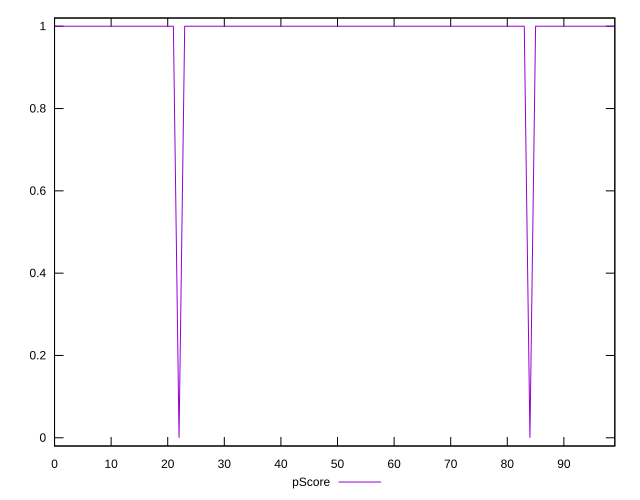

Recreate this plot in gnuplot.
reset

$pScore <<EOF
0 1
1 1
2 1
3 1
4 1
5 1
6 1
7 1
8 1
9 1
10 1
11 1
12 1
13 1
14 1
15 1
16 1
17 1
18 1
19 1
20 1
21 1
22 0
23 1
24 1
25 1
26 1
27 1
28 1
29 1
30 1
31 1
32 1
33 1
34 1
35 1
36 1
37 1
38 1
39 1
40 1
41 1
42 1
43 1
44 1
45 1
46 1
47 1
48 1
49 1
50 1
51 1
52 1
53 1
54 1
55 1
56 1
57 1
58 1
59 1
60 1
61 1
62 1
63 1
64 1
65 1
66 1
67 1
68 1
69 1
70 1
71 1
72 1
73 1
74 1
75 1
76 1
77 1
78 1
79 1
80 1
81 1
82 1
83 1
84 0
85 1
86 1
87 1
88 1
89 1
90 1
91 1
92 1
93 1
94 1
95 1
96 1
97 1
98 1
99 1
EOF

set key outside below
set xrange [0:99]
set yrange [-0.02:1.02]
set trange [-0.02:1.02]
set terminal svg size 640, 500 enhanced background rgb 'white'
set output "reprap/server-response-time/samples/pages+cached+noexternal+nomedia/pScore/values.svg"

plot $pScore title "pScore" with line

reset
